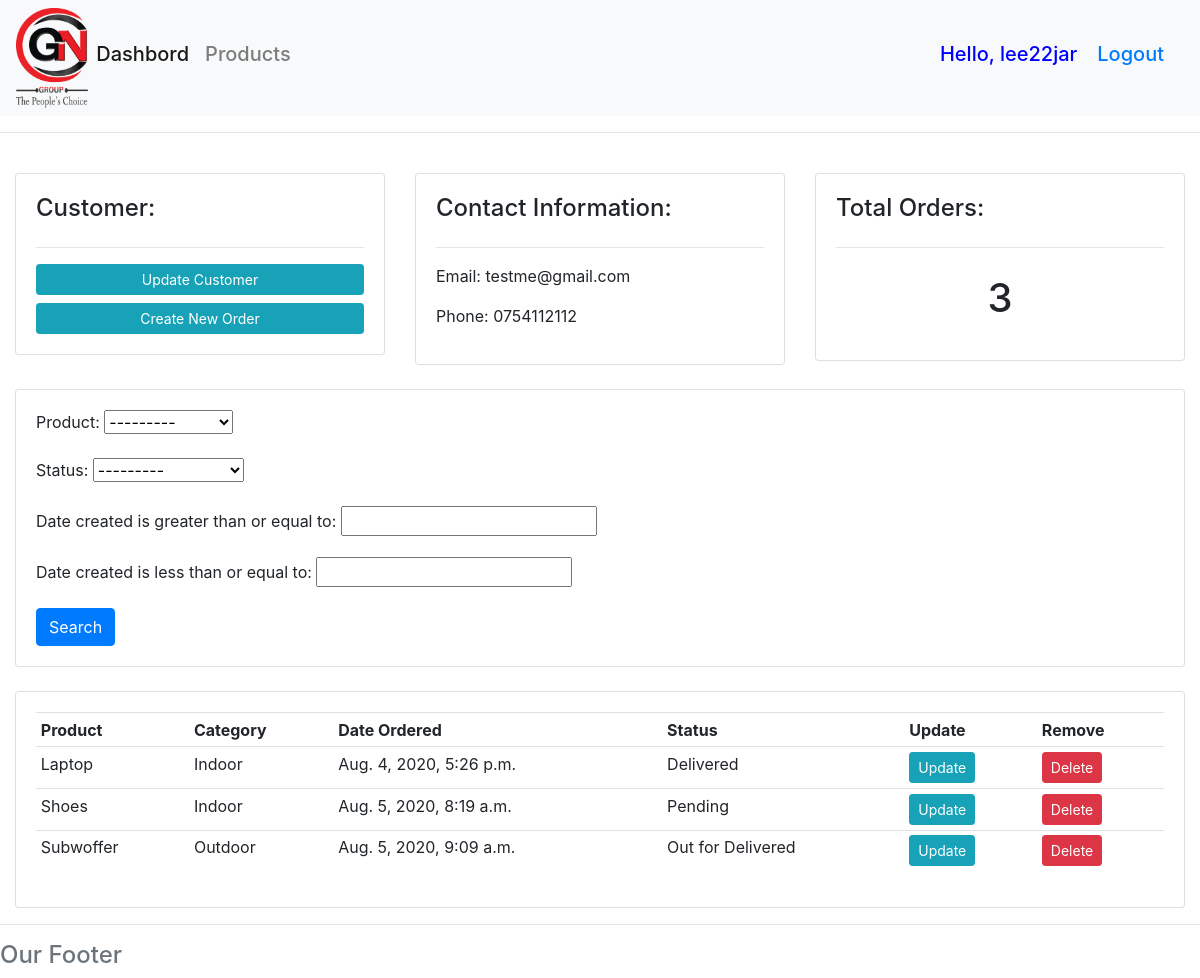
The page /customer/3/ (signed in) on the database its author committed.
### accounts/models.py (models this page shows, shortened)
class Customer(models.Model):
    user = models.OneToOneField(User, null=True, blank=True, on_delete=models.CASCADE)
    name = models.CharField(max_length=200, null=True)
    phone = models.CharField(max_length=200, null=True)
    email = models.CharField(max_length=200, null=True)
    profile_pics = models.ImageField(default="default.jpg", null=True, blank=True)
    date_created = models.DateTimeField(auto_now_add=True)

class Order(models.Model):
    STATUS = (
        ('Pending', 'Pending'),
        ('Out for Delivered', 'Out for Delivered'),
        ('Delivered', 'Delivered')
    )
    customer = models.ForeignKey(Customer, null=True, on_delete= models.SET_NULL)
    product = models.ForeignKey(Product, null=True, on_delete= models.SET_NULL)
    date_created = models.DateTimeField(auto_now_add=True)
    status = models.CharField(max_length=200, null=True, choices=STATUS)

class Product(models.Model):
    CATEGORY = (
        ('Indoor', 'Indoor'),
        ('Outdoor', 'Outdoor')
    )
    name = models.CharField(max_length=200, null=True)
    price = models.FloatField(null=True)
    category = models.CharField(max_length=200, null=True, choices=CATEGORY)
    description = models.CharField(max_length=200, null=True, blank=True)
    date_created = models.DateTimeField(auto_now_add=True)
    tags = models.ManyToManyField(Tag)
    def __str__(self):
        return self.name

### accounts/decorators.py (the view)
        def wrapper_func(request, *args, **kwargs):
            group = None
            if request.user.groups.exists():
                group = request.user.groups.all()[0].name
            if group in allowed_roles:
                return view_func(request, *args, **kwargs)
            else:
                return HttpResponse('You are not Authorized to View This Page..!!')

### accounts/views.py (called while the page is built)
@login_required(login_url='Login')
@allowed_users(allowed_roles=['Admin'])
def customer(request, pk_test):
    customer = Customer.objects.get(id=pk_test)
    orders = customer.order_set.all()
    order_count = orders.count()
    myFilter = OrderFilter(request.GET, queryset = orders)
    orders = myFilter.qs
    context = {'customer': customer, 'orders': orders, 'order_count': order_count, 'myFilter': myFilter,}
    return render(request, 'accounts/customer.html', context)

### accounts/templates/accounts/customer.html (shortened to what this page needs)
{% extends 'accounts/main.html' %}
{% load crispy_forms_tags %}
{% block content %}
    <br>
    <div class="row">
        <div class="col-md">
            <div class="card card-body">
                <h4>Customer:</h4>
                <hr>
                <a class="btn btn-info btn-sm btn-block" href="#">Update Customer</a>
                <a class="btn btn-info btn-sm btn-block" href="{% url 'CreateOrder' %}">Create New Order</a>
            </div>
        </div>
        <div class="col-md">
            <div class="card card-body">
                <h4>Contact Information:</h4>
                <hr>
                <p>Email: {{customer.email}}</p>
                <p>Phone: {{customer.phone}} </p>
            </div>
        </div>
        <div class="col-md">
            <div class="card card-body">
                <h4>Total Orders:</h4>
                <hr>
                <h1 style="text-align: center;padding:10px"> {{order_count}} </h1>
            </div>
        </div>
    </div>
    <br>
    <div class="row">
        <div class="col">
            <div class="card card-body">
                <form method="GET">
                    {{ myFilter.form.as_p }}
                    <button class="btn btn-primary" type="submit" >Search</button>
                </form>
            </div>
        </div>
    </div>
    <br>
    <div class="row">
        <div class="col-md">
            <div class="card card-body">
                <table class="table table-sm">
                    <tr>
                        <th>Product</th>
                        <th>Category</th>
                        <th>Date Ordered</th>
                        <th>Status</th>
                        <th>Update</th>
                        <th>Remove</th>
                    </tr>
                    {% for order in orders %}
                        <tr>
                            <td>{{ order.product }}</td>
                            <td>{{ order.product.category }}</td>
                            <td>{{ order.date_created }}</td>
                            <td>{{ order.status }}</td>
                            <td><a class="btn btn-sm btn-info" href="{% url 'UpdateOrder' order.id %}">Update</a></td>
                            <td><a class="btn btn-sm btn-danger" href="{% url 'DeleteOrder' order.id %}">Delete</a></td>
                        </tr>
                    {% endfor %}
                </table>
            </div>
        </div>
    </div>
{% endblock %}

### accounts/templates/accounts/navbar.html (shortened to what this page needs)
{% load static %}
<nav class="navbar navbar-expand-lg navbar-light bg-light">
    <img class="pic" src="{% static 'images/GN.png' %}" alt="">
    <div class="collapse navbar-collapse" id="navbarNav">
        {% if request.user.is_staff %}
            <ul class="navbar-nav">
            <li class="nav-item active">
                <a class="nav-link" href="{% url 'Home' %}"><h5>Dashbord</h5> <span class="sr-only">(current)</span></a>
            </li>
            <li class="nav-item">
                <a class="nav-link" href="{% url 'Products' %}"><h5>Products</h5></a>
            </li>
            </ul>
        {% endif %}
    </div>
    <span class="Hello-msg"><h5>Hello, {{request.user}}</h5></span>
    <span class="Hello-msg"><a href="{% url 'Logout' %}"><h5>Logout</h5></a></span>
</nav>
<hr>

### accounts/templates/accounts/navbar.html (style rules this page uses)
.pic { max-width: 200px; max-height: 100px; }
.Hello-msg { font-size: 20; color: blue; margin-right: 20px; }

### rows shown on the page
Customer: email "testme@gmail.com", phone "0754112112"
Order: product "Laptop", product.category "Indoor", date_created "Aug. 4, 2020, 5:26 p.m.", status "Delivered"
Order: product "Shoes", product.category "Indoor", date_created "Aug. 5, 2020, 8:19 a.m.", status "Pending"
Order: product "Subwoffer", product.category "Outdoor", date_created "Aug. 5, 2020, 9:09 a.m.", status "Out for Delivered"

### other values the page prints
{{ request.user }} "lee22jar"
{{ order_count }} "3"
